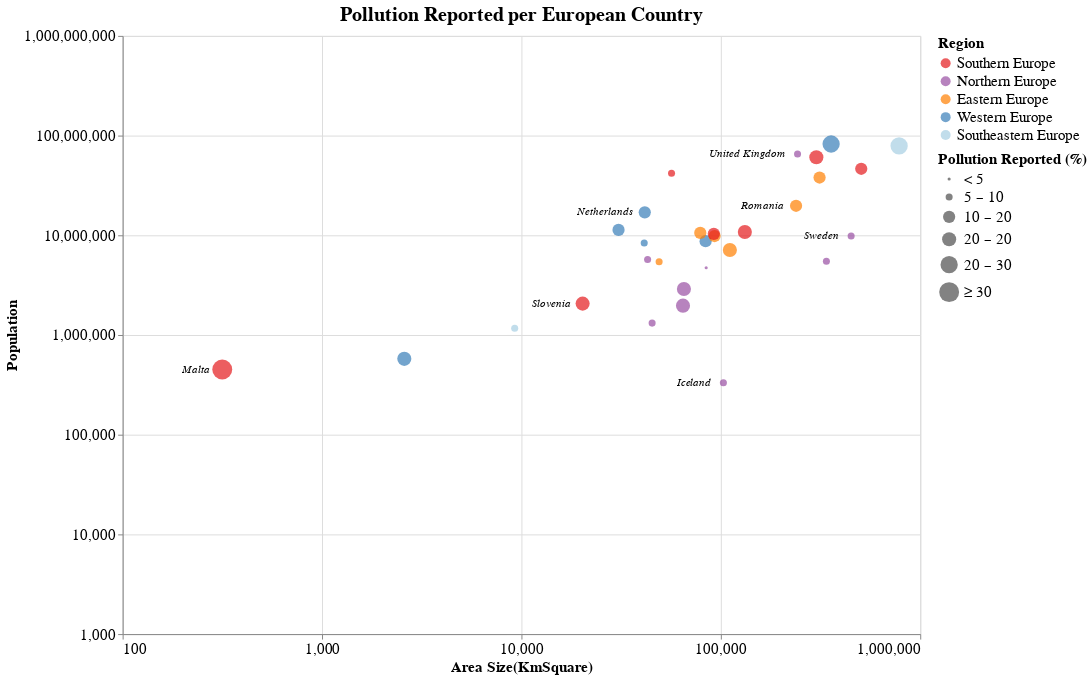

Source (Vega-Lite JSON):
### Vega-Lite specification from a JSON file in a GitHub repository (floating-point values rounded to 4 significant figures)
{"$schema": "https://vega.github.io/schema/vega-lite/v4.json", "width": 800, "height": 600, "title": {"text": "Pollution Reported per European Country", "fontSize": 20}, "data": {"values": [{"country": "Austria", "Size (kmSquare)": 83879, "Population": 8736668, "PercentageofreportedPollution": 10.7, "Region": "Western Europe", "LifeExpectancy": 81.8, "avg_high_temp": 54.2, "avg_low_temp": 37.4, "avg_precipitation": 39.3}, {"country": "Belgium", "Size (kmSquare)": 30689, "Population": 11331422, "PercentageofreportedPollution": 13.2, "Region": "Western Europe", "LifeExpectancy": 81.5, "avg_high_temp": 55.5, "avg_low_temp": 42, "avg_precipitation": 33.1}, {"country": "Bulgaria", "Size (kmSquare)": 110994, "Population": 7127822, "PercentageofreportedPollution": 15.1, "Region": "Eastern Europe", "LifeExpectancy": 74.9, "avg_high_temp": 59.3, "avg_low_temp": 43.4, "avg_precipitation": 24.7}, {"country": "Switzerland", "Size (kmSquare)": 41285, "Population": 8373338, "PercentageofreportedPollution": 8.9, "Region": "Western Europe", "LifeExpectancy": 83.7, "avg_high_temp": 62.3, "avg_low_temp": 48, "avg_precipitation": 41.1}, {"country": "Cyprus", "Size (kmSquare)": 9251, "Population": 1170187, "PercentageofreportedPollution": 9.2, "Region": "Southeastern Europe", "LifeExpectancy": 82.7, "avg_high_temp": 75.1, "avg_low_temp": 57.5, "avg_precipitation": 15.4}, {"country": "Czechia", "Size (kmSquare)": 78866, "Population": 10566332, "PercentageofreportedPollution": 13.5, "Region": "Eastern Europe", "LifeExpectancy": 79.1, "avg_high_temp": 51.4, "avg_low_temp": 37.3, "avg_precipitation": 27.4}, {"country": "Germany", "Size (kmSquare)": 357386, "Population": 82348669, "PercentageofreportedPollution": 23.2, "Region": "Western Europe", "LifeExpectancy": 81, "avg_high_temp": 51.4, "avg_low_temp": 41.6, "avg_precipitation": 23.9}, {"country": "Denmark", "Size (kmSquare)": 42933, "Population": 5728010, "PercentageofreportedPollution": 6.8, "Region": "Northern Europe", "LifeExpectancy": 80.9, "avg_high_temp": 48.4, "avg_low_temp": 35.9, "avg_precipitation": 25.6}, {"country": "Estonia", "Size (kmSquare)": 45227, "Population": 1315790, "PercentageofreportedPollution": 9.9, "Region": "Northern Europe", "LifeExpectancy": 78, "avg_high_temp": 43.9, "avg_low_temp": 31.3, "avg_precipitation": 21.9}, {"country": "Greece", "Size (kmSquare)": 131957, "Population": 10775971, "PercentageofreportedPollution": 19.6, "Region": "Southern Europe", "LifeExpectancy": 81.5, "avg_high_temp": 60.5, "avg_low_temp": 45.6, "avg_precipitation": 30.7}, {"country": "Spain", "Size (kmSquare)": 505990, "Population": 46440000, "PercentageofreportedPollution": 10.1, "Region": "Southern Europe", "LifeExpectancy": 83.5, "avg_high_temp": 54, "avg_low_temp": 40.5, "avg_precipitation": 29.4}, {"country": "Finland", "Size (kmSquare)": 338440, "Population": 5487000, "PercentageofreportedPollution": 7.2, "Region": "Northern Europe", "LifeExpectancy": 81.5, "avg_high_temp": 70.1, "avg_low_temp": 53.9, "avg_precipitation": 25.3}, {"country": "Croatia", "Size (kmSquare)": 56594, "Population": 41910000, "PercentageofreportedPollution": 7, "Region": "Southern Europe", "LifeExpectancy": 78.2, "avg_high_temp": 43.1, "avg_low_temp": 34.2, "avg_precipitation": 38.1}, {"country": "Hungary", "Size (kmSquare)": 93030, "Population": 9830000, "PercentageofreportedPollution": 12.8, "Region": "Eastern Europe", "LifeExpectancy": 76.2, "avg_high_temp": 55.2, "avg_low_temp": 44, "avg_precipitation": 40.8}, {"country": "Ireland", "Size (kmSquare)": 84421, "Population": 4726000, "PercentageofreportedPollution": 4.6, "Region": "Northern Europe", "LifeExpectancy": 81.8, "avg_high_temp": 63.8, "avg_low_temp": 49.1, "avg_precipitation": 30.4}, {"country": "Iceland", "Size (kmSquare)": 103000, "Population": 332529, "PercentageofreportedPollution": 7.9, "Region": "Northern Europe", "LifeExpectancy": 82.2, "avg_high_temp": 48.8, "avg_low_temp": 38.2, "avg_precipitation": 23.2}, {"country": "Italy", "Size (kmSquare)": 301338, "Population": 60670000, "PercentageofreportedPollution": 15.1, "Region": "Southern Europe", "LifeExpectancy": 83.4, "avg_high_temp": 49.6, "avg_low_temp": 36.9, "avg_precipitation": 26.3}, {"country": "Lithuania", "Size (kmSquare)": 65300, "Population": 2889000, "PercentageofreportedPollution": 15.6, "Region": "Northern Europe", "LifeExpectancy": 74.9, "avg_high_temp": 54.6, "avg_low_temp": 41.2, "avg_precipitation": 32.4}, {"country": "Luxembourg", "Size (kmSquare)": 2586, "Population": 576249, "PercentageofreportedPollution": 16.1, "Region": "Western Europe", "LifeExpectancy": 82.7, "avg_high_temp": 72.3, "avg_low_temp": 59.1, "avg_precipitation": 22}, {"country": "Latvia", "Size (kmSquare)": 64589, "Population": 1969000, "PercentageofreportedPollution": 17.2, "Region": "Northern Europe", "LifeExpectancy": 74.9, "avg_high_temp": 55.1, "avg_low_temp": 43.7, "avg_precipitation": 29.7}, {"country": "Malta", "Size (kmSquare)": 316, "Population": 450415, "PercentageofreportedPollution": 30.2, "Region": "Southern Europe", "LifeExpectancy": 82.6, "avg_high_temp": 44.1, "avg_low_temp": 33.8, "avg_precipitation": 44.2}, {"country": "Netherlands", "Size (kmSquare)": 41543, "Population": 16980000, "PercentageofreportedPollution": 13.2, "Region": "Western Europe", "LifeExpectancy": 81.7, "avg_high_temp": 56.2, "avg_low_temp": 33.8, "avg_precipitation": 24.6}, {"country": "Poland", "Size (kmSquare)": 312679, "Population": 37970000, "PercentageofreportedPollution": 11.4, "Region": "Eastern Europe", "LifeExpectancy": 78, "avg_high_temp": 57.1, "avg_low_temp": 41.1, "avg_precipitation": 24.7}, {"country": "Portugal", "Size (kmSquare)": 92212, "Population": 10340000, "PercentageofreportedPollution": 13.1, "Region": "Southern Europe", "LifeExpectancy": 81.3, "avg_high_temp": 53, "avg_low_temp": 36, "avg_precipitation": 26.2}, {"country": "Romania", "Size (kmSquare)": 238397, "Population": 19760000, "PercentageofreportedPollution": 14.5, "Region": "Eastern Europe", "LifeExpectancy": 75.3, "avg_high_temp": 53.8, "avg_low_temp": 38.7, "avg_precipitation": 49.1}, {"country": "Sweden", "Size (kmSquare)": 450295, "Population": 9851000, "PercentageofreportedPollution": 6.3, "Region": "Northern Europe", "LifeExpectancy": 82.4, "avg_high_temp": 69.3, "avg_low_temp": 52.3, "avg_precipitation": 21.7}, {"country": "Slovenia", "Size (kmSquare)": 20271, "Population": 2064000, "PercentageofreportedPollution": 15.9, "Region": "Southern Europe", "LifeExpectancy": 81.2, "avg_high_temp": 46.7, "avg_low_temp": 33.6, "avg_precipitation": 22.6}, {"country": "Slovakia", "Size (kmSquare)": 49035, "Population": 5426000, "PercentageofreportedPollution": 9.3, "Region": "Eastern Europe", "LifeExpectancy": 77.3, "avg_high_temp": 50.8, "avg_low_temp": 35.8, "avg_precipitation": 46.7}, {"country": "Turkey", "Size (kmSquare)": 783562, "Population": 78740000, "PercentageofreportedPollution": 24.5, "Region": "Southeastern Europe", "LifeExpectancy": 78.1, "avg_high_temp": 63.9, "avg_low_temp": 44.6, "avg_precipitation": 25.7}, {"country": "United Kingdom", "Size (kmSquare)": 242495, "Population": 65380000, "PercentageofreportedPollution": 9, "Region": "Northern Europe", "LifeExpectancy": 81.2, "avg_high_temp": 55.3, "avg_low_temp": 42.9, "avg_precipitation": 29.7}]}, "params": [{"name": "Continent_selection", "bind": {"input": "select", "options": [null, "Southern Europe", "Northern Europe", "Eastern Europe", "Western Europe", "Southeastern Europe"], "labels": ["Show All", "Southern Europe", "Northern Europe", "Eastern Europe", "Western Europe", "Southeastern Europe"], "name": "Region Selection: "}}], "transform": [{"filter": "Continent_selection == null || datum.Region == Continent_selection"}], "encoding": {"x": {"field": "Size (kmSquare)", "type": "quantitative", "axis": {"title": " Area Size(KmSquare)", "tickCount": 4, "labelFontSize": 15, "titleFontSize": 15}, "scale": {"type": "log", "domain": [100, 1000000]}}, "y": {"field": "Population", "type": "quantitative", "axis": {"tickCount": 6, "labelFontSize": 15, "titleFontSize": 15}, "scale": {"type": "log", "domain": [1000, 1000000000]}}}, "layer": [{"mark": "circle", "encoding": {"x": {"field": "Size (kmSquare)", "type": "quantitative", "axis": {"title": " Area Size(KmSquare)", "tickCount": 4, "labelFontSize": 15, "titleFontSize": 15}, "scale": {"type": "log", "domain": [100, 1000000]}}, "y": {"field": "Population", "type": "quantitative", "axis": {"tickCount": 6, "labelFontSize": 15, "titleFontSize": 15}, "scale": {"type": "log", "domain": [1000, 1000000000]}}, "color": {"legend": {"title": "Region", "titleFontSize": 15, "labelFontSize": 15}, "field": "Region", "type": "nominal", "scale": {"domain": ["Southern Europe", "Northern Europe", "Eastern Europe", "Western Europe", "Southeastern Europe"], "range": ["#e41a1c", "#984ea3", "#ff7f00", "#377eb8", "#a6cee3"]}}, "size": {"field": "PercentageofreportedPollution", "type": "quantitative", "scale": {"type": "threshold", "domain": [5, 10, 15, 20, 30], "range": [10, 50, 150, 200, 300, 400]}, "legend": {"format": ".1s", "title": "Pollution Reported (%)", "titleFontSize": 15, "labelFontSize": 15}}, "tooltip": [{"field": "country", "type": "nominal", "title": "Country"}, {"field": "Population", "type": "quantitative", "format": ","}, {"field": "PercentageofreportedPollution", "type": "quantitative", "title": " Pollution Reported(%)", "format": ","}]}}, {"mark": {"type": "text", "align": "right", "baseline": "middle", "dx": -12, "fontSize": 11.5, "fontStyle": "italic"}, "encoding": {"text": {"field": "country", "type": "nominal"}, "color": {"value": "black"}, "opacity": {"condition": {"test": "datum['country'] == 'Slovenia' || datum['country'] == 'Sweden' || datum['country'] == 'Romania' || datum['country'] == 'United Kingdom' || datum['country'] == 'Netherlands' || datum['country'] == 'Malta' ||  datum['country'] == 'Iceland'", "value": 1}, "value": 0}}}], "config": {}}
